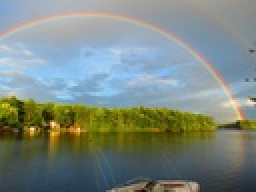
%> input picture backup/Documents/MATLAB/Borrado/arco2.jpg, 128 x 96 px, shrunk from 1024 x 768 before the run (shown 2 times larger)
$ octave mediana.m   (GNU Octave 9; MATLAB toolbox functions it lacks are replaced by stand-ins)
%> lines starting %> are read from the running program, lines starting %| are printed output that depends on the picture
### backup/Documents/MATLAB/Ruido/ruidoSP.m
function Im = ruidoSP(I, Intensidad)
[Filas, Columnas, P] = size(I);
% Guardamos la imagen como double
D = double(I);
Dr = D;
% Empezamos con el filtro de ruido sal y pimienta
% Puntos blancos
for v=1:Intensidad
  x=round(rand*Filas);
  y=round(rand*Columnas);
  if (x==0) || (x==1) || (x==2)
    x=3;
  end
  if (y==0) || (y==1)|| (y==2)
    y=3;
  end
  if (x==Filas) || (x==Filas-1) || (x==Filas-2)
    x=Filas-3;
  end
  if (y==Filas) || (y==Filas-1) || (y==Filas-2)
    y=Columnas-3;
  end
  for i=1:4
    rRandom = randi([-2 2]);
    cRandom = randi([-2 2]);
    Dr(x+rRandom,y+cRandom) = 255;
  end
end
% Puntos negros
for v=1:Intensidad
  x=round(rand*Filas);
  y=round(rand*Columnas);
  if (x==0) || (x==1) || (x==2)
    x=3;
  end
  if (y==0) || (y==1)|| (y==2)
    y=3;
  end
  if (x==Filas) || (x==Filas-1) || (x==Filas-2)
    x=Filas-3;
  end
  if (y==Filas) || (y==Filas-1) || (y==Filas-2)
    y=Columnas-3;
  end
  for i=1:4
    rRandom = randi([-2 2]);
    cRandom = randi([-2 2]);
    Dr(x+rRandom,y+cRandom) = 0;
  end
end

Im = uint8(Dr);

end

### backup/Documents/MATLAB/Ruido/mediana.m
% Limpiamos los valores
clear all; clc;
% Leemos la imagen
I = imread('arco2.jpg');
%> I is the input picture: size 96x128x3 uint8; mean R, G, B 124.3, 136.5, 129.1
% Convertimos la imagen a Icala de grises y obtenemos dimensiones
I = rgb2gray(I);
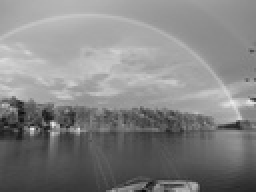
%> I: size 96x128 uint8 (shown 2 times larger); min 9, max 237, mean 132
[Filas, Columnas, P] = size(I);
%> Filas = 96; Columnas = 128; P = 1
% Mandamos a llamar la función para el añadido de ruido
Dr = ruidoSP(I, 20000);
%> after the loop in ruidoSP, `for v=1:Intensidad`:
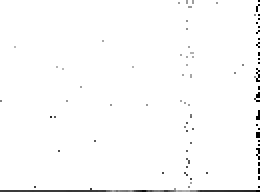
%> Dr: size 96x130 double (shown 2 times larger); min 0, max 255, mean 251.1
%> after the loop in ruidoSP, `for v=1:Intensidad`:
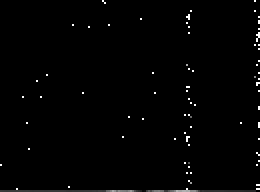
%> Dr: size 96x130 double (shown 2 times larger); min 0, max 255, mean 2.7
% Empezamos con el filtro de mediana
B = Dr;
for i=2:Filas-1
    for j=2:Columnas-1
        mat=[B(i-1,j-1), B(i-1,j), B(i-1,j+1), B(i,j-1), B(i,j), B(i,j+1), B(i+1,j-1), B(i+1,j), B(i+1,j+1)];
% Empezamos con el metodo burbuja
        for x=1:8
          for val=1:8
            if mat(val) > mat(val+1)
              temp = mat(val);
              mat(val) = mat(val+1);
              mat(val+1) = temp;
            end
         end
        end
        B(i,j)=mat(5);
    end
end
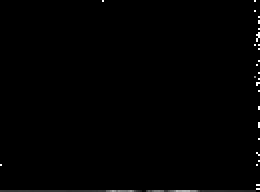
%> B: size 96x130 uint8 (shown 2 times larger); min 0, max 255, mean 1.6
%> after the loop, mat = [0 0 0 0 0 0 37 37 38]; temp = 38
% Area de impresion
figure;
%> (the run ends here)
